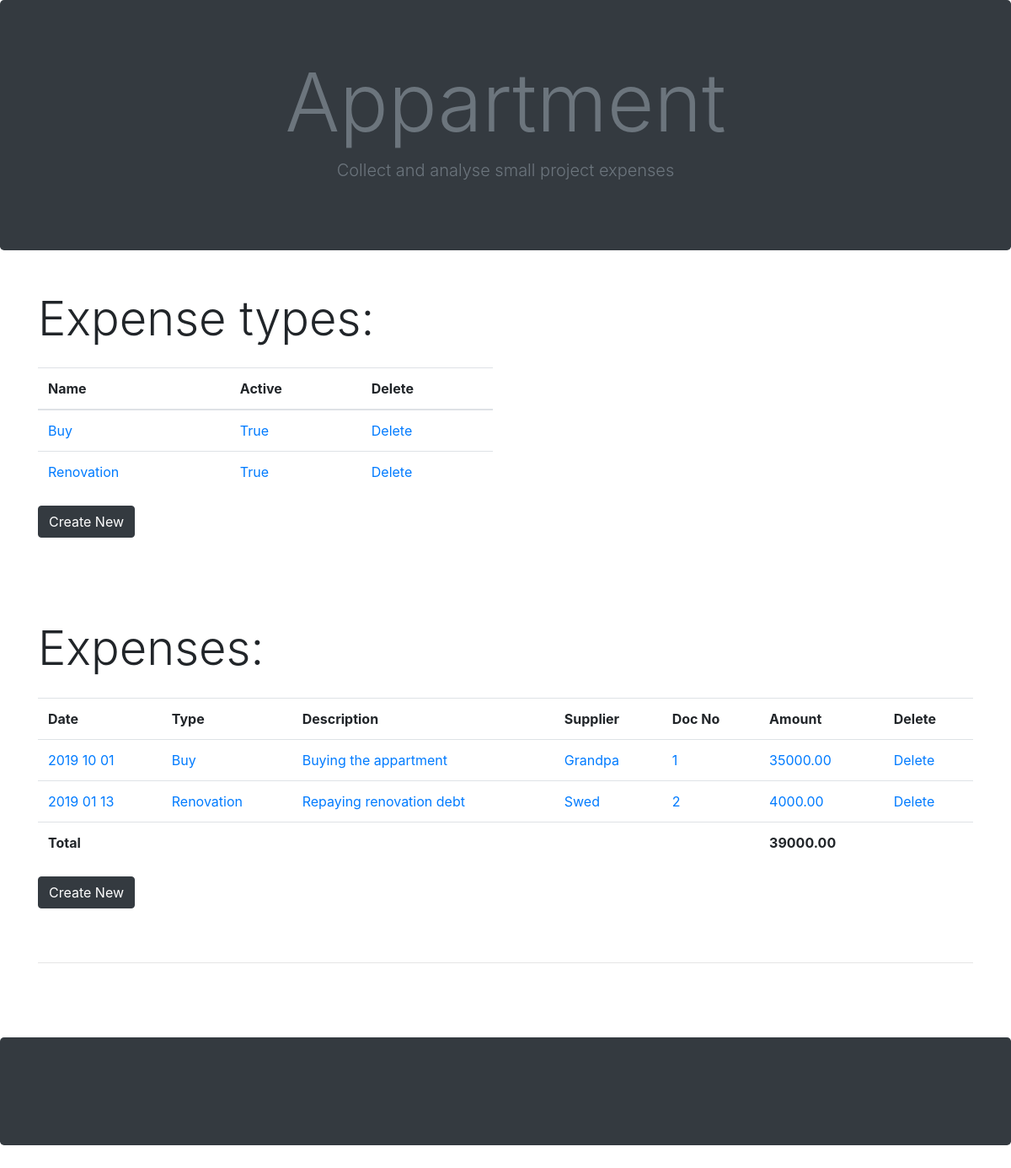
The page /keepers/2/ on the database as committed earlier.
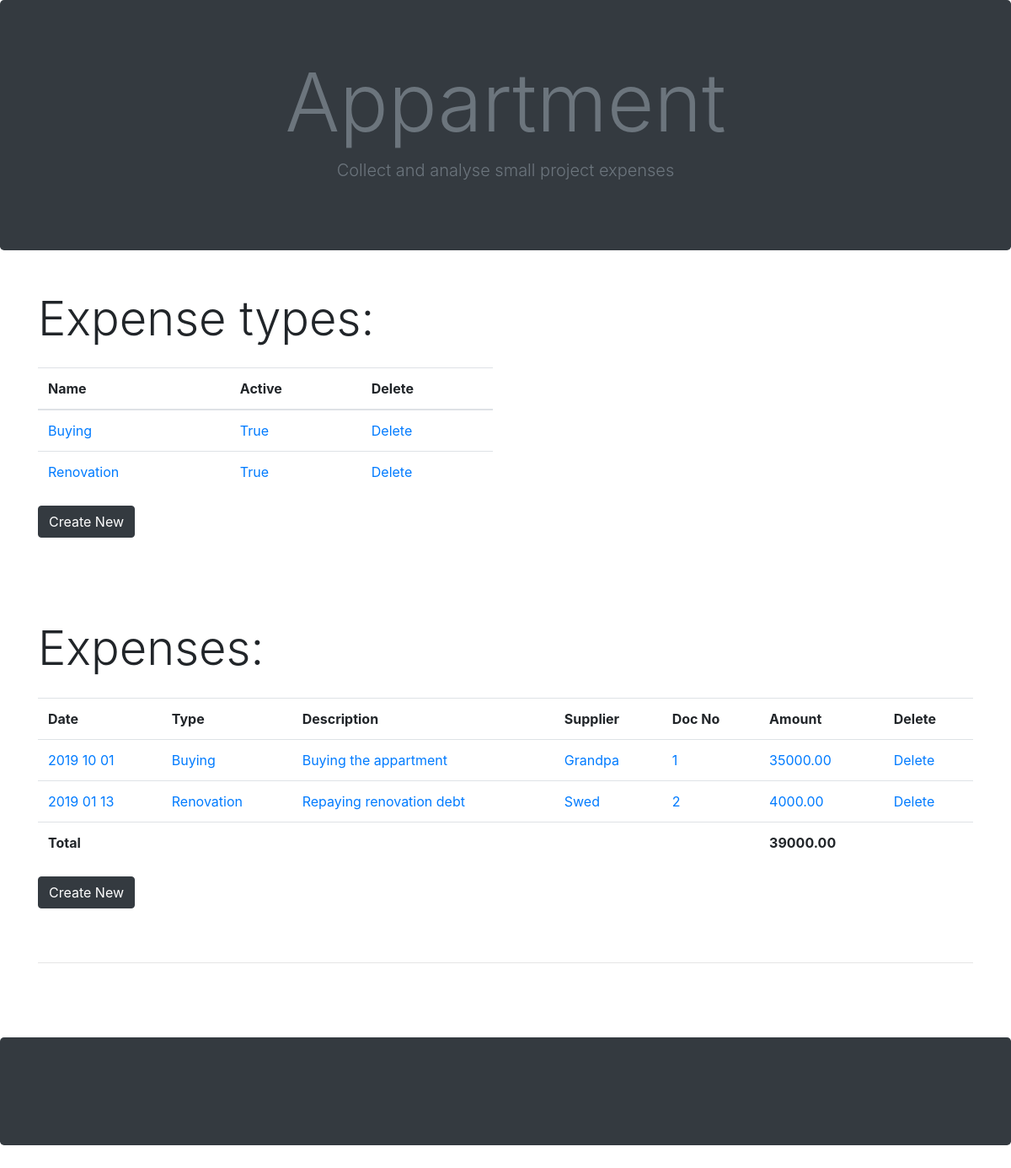
The same page on the database as committed later.
### islaidos_app/models.py (models this page shows, shortened)
class ExpenseTypes(models.Model):
    tipas = models.CharField(max_length=50)
    aktyvus = models.BooleanField()
    keeper = models.ForeignKey(Keeper, default=None, on_delete=models.CASCADE)
    def __str__(self):
        return self.tipas

class Expenses(models.Model):
    data = models.DateTimeField()
    tiekejas = models.CharField(max_length=100)
    description = models.CharField(max_length=100)
    tipas = models.ForeignKey(ExpenseTypes, on_delete=models.CASCADE)
    dok_nr = models.IntegerField()
    suma = models.DecimalField(max_digits=9, decimal_places=2)
    keeper = models.ForeignKey(Keeper, default=None, on_delete=models.CASCADE)

### islaidos_app/views.py (the view)
# urls.py: path('keepers/<int:keeper_id>/', views.viewKeeper, name='viewKeeper'),
def viewKeeper(request, keeper_id):
    chart_data = expenditure_by_keepers_expense_types_for_google_chart(keeper_id)
    chart_data_2 = expenditure_by_date_for_google_chart(keeper_id)
    keeper_ = Keeper.objects.get(id=keeper_id)
    expense_types = ExpenseTypes.objects.filter(keeper=keeper_).order_by('-aktyvus', 'tipas')
    expenses = Expenses.objects.filter(keeper=keeper_).order_by('-data')
    expenses_total = list(expenses.aggregate(Sum('suma')).values())[0]
    return render(request, 'keeper.html', {'keeper':keeper_, 'expense_types':expense_types, 'expenses':expenses, \
                                           'chart_data':chart_data, 'expenses_total':expenses_total, 'chart_data_2':chart_data_2})

### islaidos_app/views.py (called while the page is built)
def expenditure_by_date_for_google_chart(keeper_id):
    all_expenses_for_current_keeper = Expenses.objects.filter(keeper=keeper_id)
    distinct_expense_dates_for_that_keeper = all_expenses_for_current_keeper.values('data').distinct()
    distinct_expense_dates_extracted = [date['data'] for date in distinct_expense_dates_for_that_keeper]
    list_for_chart = [['Date', 'EUR']]
    for date in distinct_expense_dates_extracted:
        expenses_on_that_date = Expenses.objects.filter(data=date)
        sum_of_expenses_on_that_day = expenses_on_that_date.aggregate(Sum('suma'))
        sum_of_expenses_on_that_day_nicely_printed = sum_of_expenses_on_that_day['suma__sum']
        list_for_chart.append([date.strftime('%F'), float(sum_of_expenses_on_that_day_nicely_printed)])
    return list_for_chart

### islaidos_app/templates/keeper.html (shortened to what this page needs)
{% extends 'base.html' %}
{% block content %}
<div class="display-4 mb-4">
    Expense types:
</div>
<div class="row">
    <div class="col-6">
        <table class="table">
            <thead>
            <tr>
                <th>Name</th>
                <th>Active</th>
                <th>Delete</th>
            </tr>
            </thead>
            {% for tipas in expense_types %}
            <tr>
                <td>
                    <a href="{% url 'edit_type' keeper.id tipas.id %}">{{tipas.tipas}}
                    </a>
                </td>
                <td>
                    <a href="{% url 'edit_type' keeper.id tipas.id %}">
                        {{tipas.aktyvus}}
                    </a>
                </td>
                {% if tipas %}
                <td>
                    <a style="text-decoration: none" href="{% url 'delete_type' keeper.id tipas.id %}">Delete</a>
                </td>
                {% endif %}
            </tr>
            {% endfor %}
        </table>
        <button class="btn btn-dark mb-5">
            <a style="color: inherit; text-decoration:none;" href="{% url 'create_type' keeper.id %}">Create New</a>
        </button>
    </div>
    <div class="col-6">
        <div class="" id="piechart" style="width: 500px; height: 300px;"></div>
    </div>
</div>
<div class="display-4 mb-4">
    Expenses:
</div>
<table class="table">
    <tr>
        <th>Date</th>
        <th>Type</th>
        <th>Description</th>
        <th>Supplier</th>
        <th>Doc No</th>
        <th>Amount</th>
        <th>Delete</th>
    </tr>
    {% for expense in expenses %}
    <tr>
        <td>
            <a href="{% url 'edit_expense' keeper.id expense.id %}">{{expense.data|date:"Y m d"}}
            </a>
        </td>
        <td>
            <a href="{% url 'edit_expense' keeper.id expense.id %}">{{expense.tipas}}
            </a>
        </td>
        <td>
            <a href="{% url 'edit_expense' keeper.id expense.id %}">{{expense.description}}
            </a>
        </td>
        <td>
            <a href="{% url 'edit_expense' keeper.id expense.id %}">{{expense.tiekejas}}
            </a>
        </td>
        <td>
            <a href="{% url 'edit_expense' keeper.id expense.id %}">{{expense.dok_nr}}
            </a>
        </td>
        <td>
            <a href="{% url 'edit_expense' keeper.id expense.id %}">{{expense.suma}}
            </a>
        </td>
        <td>
            {% if expense %}
            <a href="{% url 'delete_expense' keeper.id expense.id %}">Delete
            </a>
            {% endif %}
        </td>
    </tr>
    {% endfor %}
    <tr>
        <td class="font-weight-bold">Total</td>
        <td></td>
        <td></td>
        <td></td>
        <td></td>
        <td class="font-weight-bold">{{expenses_total|floatformat:2}}</td>
        <td></td>
    </tr>
</table>
<button class="btn btn-dark mb-5">
    <a style="color: inherit; text-decoration:none;" href="{% url 'create_expense' keeper.id %}">Create New</a>
</button>
<hr>
<br>
<br>
<br>
{% endblock %}

Rows that differ between the two databases and show on the page:
changed ExpenseTypes: tipas "Buy" → "Buying"
changed through a linked row, Expenses "Buying the appartment": tipas "Buy" → "Buying"
